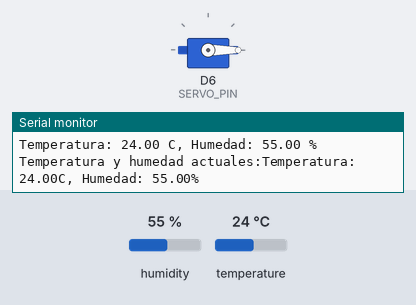
The sketch below on a simulated Arduino MKR. Shown: servo, the last lines printed to the serial monitor. Inputs (shaded band) come from the test bench; at power-on: humidity 55 %, temperature 24 °C. WiFi joins after 1.5 s; servers stay silent unless stated; no MQTT or app messages arrive unless stated.

Above: at 2.7 s.
2.8 s: humidity set to 21 %
4.8 s: humidity set to 18 %
At 6.9 s:
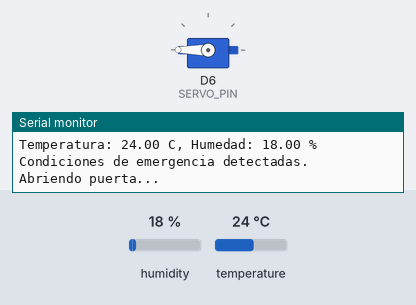
Timing chart, 0 to 8.4 s (numbered marks = the images above; inputs shaded):
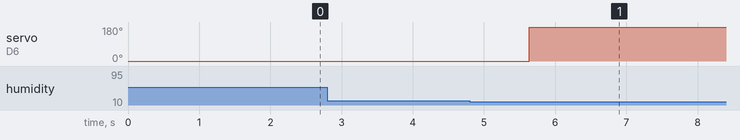

Measured:
- the behaviour switches between 20 and 19 % on humidity (found by bisection; images 0 and 1)
- after the input at 4.8 s, servo on D6 (SERVO_PIN): 0° → 180° after 0.84 s

The sketch:

final_proyect_iot.ino
```cpp
#include <WiFi101.h>
#include <PubSubClient.h>
#include <DHT.h>
#include <Servo.h>
#include <ArduinoJson.h>

// Configuraciones WiFi
#include "arduino_secrets.h"
char ssid[] = SECRET_SSID;
char pass[] = SECRET_PASS;

// Configuraciones MQTT
const char* mqtt_server = "broker.hivemq.com";
const char* mqtt_topic = "puerta/inteligente/iot/osmin/y/leo/status";
const char* mqtt_topic_emergencia = "puerta/inteligente/iot/osmin/y/leo/emergencias";

// Pines del DHT11
#define DHTPIN 7
#define DHTTYPE DHT11

// Pines del servomotor
#define SERVO_PIN 6

// Umbrales de temperatura y humedad
const float temp_threshold = 25.0;
const float hum_threshold = 20.0;

WiFiClient espClient;
PubSubClient client(espClient);
DHT dht(DHTPIN, DHTTYPE);
Servo servo;

void setup() {
  Serial.begin(115200);
  setup_wifi();
  client.setServer(mqtt_server, 1883);
  client.setCallback(callback);

  dht.begin();
  servo.attach(SERVO_PIN);
  servo.write(0); // Inicialmente la puerta está cerrada (ajusta según tu configuración)
}

void setup_wifi() {
  delay(10);
  Serial.println();
  Serial.print("Conectando a ");
  Serial.println(ssid);

  WiFi.begin(ssid);

  while (WiFi.status() != WL_CONNECTED) {
    delay(500);
    Serial.print(".");
  }

  Serial.println("");
  Serial.println("WiFi conectado");
  Serial.println("IP address: ");
  Serial.println(WiFi.localIP());
}

void reconnect() {
  while (!client.connected()) {
    Serial.print("Intentando conectar al servidor MQTT...");
    if (client.connect("ArduinoClient")) {
      Serial.println("Conectado");
      client.subscribe(mqtt_topic);
    } else {
      Serial.print("falló, rc=");
      Serial.print(client.state());
      Serial.println(" intentando nuevamente en 5 segundos");
      delay(5000);
    }
  }
}

void loop() {
  if (!client.connected()) {
    reconnect();
  }
  client.loop();

  float temperature = dht.readTemperature();
  float humidity = dht.readHumidity();

  if (isnan(temperature) || isnan(humidity)) {
    Serial.println("Failed to read from DHT sensor!");
    return;
  }

  Serial.print("Temperatura: ");
  Serial.print(temperature);
  Serial.print(" C, Humedad: ");
  Serial.print(humidity);
  Serial.println(" %");

  if (temperature > temp_threshold || humidity < hum_threshold) {
    Serial.println("Condiciones de emergencia detectadas.");
    abrirPuerta();

    // Construir el objeto JSON
    StaticJsonDocument<200> jsonDocument;
    jsonDocument["temperature"] = temperature;
    jsonDocument["humidity"] = humidity;

    // Convertir el objeto JSON a una cadena
    char jsonString[200];
    serializeJson(jsonDocument, jsonString);

    // Enviar el mensaje MQTT con la cadena JSON
    client.publish(mqtt_topic_emergencia, jsonString);
    Serial.println("Mensaje MQTT de emergencia enviado");
  } else {
    String payload = "Temperatura: " + String(temperature) + "C, Humedad: " + String(humidity) + "%";
    Serial.print("Temperatura y humedad actuales:" );
    Serial.println(payload);
  }

  delay(2000);
}

void callback(char* topic, byte* payload, unsigned int length) {
  Serial.print("Mensaje recibido [");
  Serial.print(topic);
  Serial.print("]: ");

  // Convertimos el payload a un string
  char message[length + 1];
  memcpy(message, payload, length);
  message[length] = '\0';

  Serial.println(message);

  if (String(topic) == mqtt_topic) {
    // Analizamos el JSON
    StaticJsonDocument<200> doc;
    DeserializationError error = deserializeJson(doc, message);

    if (error) {
      Serial.print("Error al analizar JSON: ");
      Serial.println(error.c_str());
      return;
    }

    const char* status = doc["status"];

    if (strcmp(status, "open") == 0) {
      abrirPuerta();
    } else if (strcmp(status, "closed") == 0) {
      cerrarPuerta();
    }
  }
}

void abrirPuerta() {
  Serial.println("Abriendo puerta...");
  servo.write(180); // Ajusta según la posición de apertura de tu servomotor
  delay(2000); // Pausa de 2 segundos después de abrir la puerta
}

void cerrarPuerta() {
  Serial.println("Cerrando puerta...");
  servo.write(0); // Ajusta según la posición de cierre de tu servomotor
  delay(2000); // Pausa de 2 segundos después de cerrar la puerta
}
```

arduino_secrets.h
```cpp
#define SECRET_SSID "CETYS_Visitantes"
#define SECRET_PASS ""
```
